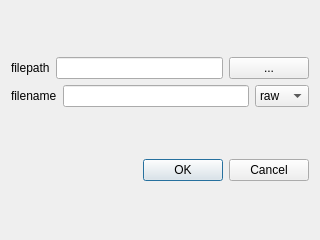
<?xml version="1.0" encoding="UTF-8"?>
<ui version="4.0">
 <class>file_save</class>
 <widget class="QDialog" name="file_save">
  <property name="geometry">
   <rect>
    <x>0</x>
    <y>0</y>
    <width>320</width>
    <height>240</height>
   </rect>
  </property>
  <property name="windowTitle">
   <string>Dialog</string>
  </property>
  <layout class="QVBoxLayout" name="verticalLayout_3">
   <item>
    <layout class="QVBoxLayout" name="v1">
     <item>
      <layout class="QHBoxLayout" name="h2">
       <item>
        <widget class="QLabel" name="label">
         <property name="text">
          <string>filepath</string>
         </property>
        </widget>
       </item>
       <item>
        <widget class="QLineEdit" name="fiepath"/>
       </item>
       <item>
        <widget class="QPushButton" name="filepath_choose">
         <property name="text">
          <string>...</string>
         </property>
        </widget>
       </item>
      </layout>
     </item>
     <item>
      <layout class="QHBoxLayout" name="h1">
       <item>
        <widget class="QLabel" name="label_2">
         <property name="text">
          <string>filename</string>
         </property>
        </widget>
       </item>
       <item>
        <widget class="QLineEdit" name="filename"/>
       </item>
       <item>
        <widget class="QComboBox" name="type">
         <item>
          <property name="text">
           <string>raw</string>
          </property>
         </item>
         <item>
          <property name="text">
           <string>yuv</string>
          </property>
         </item>
         <item>
          <property name="text">
           <string>bmp</string>
          </property>
         </item>
         <item>
          <property name="text">
           <string>jpg</string>
          </property>
         </item>
         <item>
          <property name="text">
           <string>png</string>
          </property>
         </item>
        </widget>
       </item>
      </layout>
     </item>
    </layout>
   </item>
   <item>
    <widget class="QDialogButtonBox" name="buttonBox">
     <property name="orientation">
      <enum>Qt::Horizontal</enum>
     </property>
     <property name="standardButtons">
      <set>QDialogButtonBox::Cancel|QDialogButtonBox::Ok</set>
     </property>
    </widget>
   </item>
  </layout>
 </widget>
 <resources/>
 <connections>
  <connection>
   <sender>buttonBox</sender>
   <signal>accepted()</signal>
   <receiver>file_save</receiver>
   <slot>accept()</slot>
   <hints>
    <hint type="sourcelabel">
     <x>248</x>
     <y>254</y>
    </hint>
    <hint type="destinationlabel">
     <x>157</x>
     <y>274</y>
    </hint>
   </hints>
  </connection>
  <connection>
   <sender>buttonBox</sender>
   <signal>rejected()</signal>
   <receiver>file_save</receiver>
   <slot>reject()</slot>
   <hints>
    <hint type="sourcelabel">
     <x>316</x>
     <y>260</y>
    </hint>
    <hint type="destinationlabel">
     <x>286</x>
     <y>274</y>
    </hint>
   </hints>
  </connection>
 </connections>
</ui>
